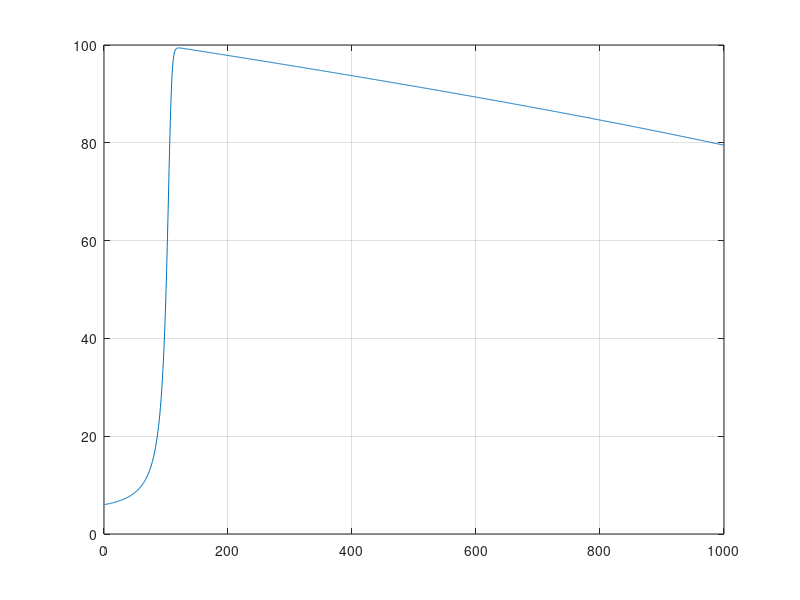

MATLAB code to generate this figure:
clear all
FH_Vt=5.0;
FH_Vp=100.0;
C1 = 0.2%0.5;
C2 = 0.005%0.02;
C3 = 0.015;
C4 = 0.005;

dt=0.1;
Vm=6
w=0;

for i=1:1000,
    Vm = Vm + dt*(C1*Vm*(Vm/FH_Vt-1.0)*(1.0-Vm/FH_Vp) - C2*Vm*w);
    w = w + dt*C3*(Vm - C4*w);
    V(i)=Vm;
    W(i)=w;
end

plot(V)
grid on
%hold on
%plot(W,'r')